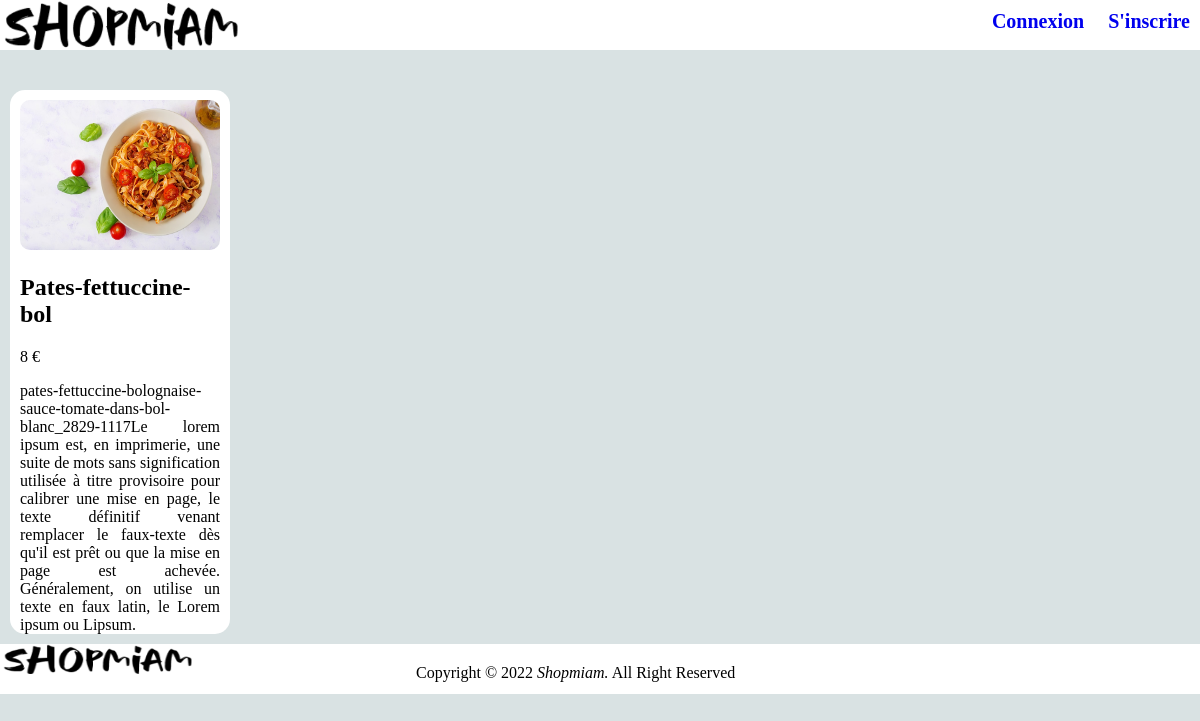
The page /data/pates-fettuccine-bol on the database its author committed.
### data/models.py (models this page shows, shortened)
class Annonces(models.Model):
    slug = models.CharField(max_length=20, unique=True, default='')
    titre = models.CharField(max_length=20)
    description = models.TextField()
    piece_jointe = models.ImageField()
    prix = models.PositiveIntegerField(default=0)
    date_pub = models.DateTimeField(auto_now_add=True)
    auteur = models.ForeignKey(get_user_model(), on_delete=models.PROTECT, default=2)

### data/views.py (the view, shortened to what this page needs)
# urls.py: path('<slug:slug_request>', details_annonce, name='details_name'),
def details_annonce(request, slug_request):  # Affiche detail de la ref + ajout dans le panier
    annonce = get_object_or_404(Annonces, slug=slug_request)
    user = request.user
    panier_client = Panier.objects.filter(client_id=user.id)
    if Panier.objects.filter(reference_id=annonce.id, client_id=user.id).exists():  # Vérifie si la référence est dans le panier du clients
        annonce_panier = Panier.objects.get(reference_id=annonce.id, client_id=user.id)
        return render(request, 'details_annonce.html', context={'annonce': annonce,
                                                                'choix_nombre_article': PanierForm(initial={"quantite": annonce_panier.quantite}),
                                                                'nombre_ref_panier': len(set(panier_client)),
                                                                'sous_total': Panier.montant_total_panier(user=request.user)})
    else:  # si la référence n'existe pas dans le panier on retourne un formulaire normale avc quantite egale 1 par defaut
        return render(request, 'details_annonce.html', context={'annonce': annonce,
                                                                'choix_nombre_article': PanierForm(),
                                                                'nombre_ref_panier': len(set(panier_client)),
                                                                'sous_total': Panier.montant_total_panier(user=request.user)})

### data/models.py (called while the page is built)
    @classmethod
    def montant_total_panier(cls, user):
        sous_total = 0
        for reference_panier in Panier.objects.filter(client_id=user.id):
            total_par_reference = float(reference_panier.quantite) * float(Annonces.objects.get(id=reference_panier.reference_id).prix)
            sous_total += total_par_reference  # somme des totaux par reference
        return sous_total

### templates/details_annonce.html (shortened to what this page needs)
{% extends 'base.html' %}
{% load static %}
{% block content %}
<header>
    <a href="{% url 'index_name' %}"><img class='logo' src="{% static 'shopmiam.png' %}" alt="logo"></a>
    <nav>
        <ul style="list-style:none;">
        {% if user.is_authenticated %}
            {% if user.statut == 'Vendeur' %}
            <li style="display:inline-block;"><a href="{% url 'mes_annonces_name' %}">Mes annonces</a></li>
            {% endif %}
            {% if user.statut == 'Acheteur' %}
            <li style="display:inline-block;"><a href="{% url 'mon_panier_name' %}">Mon panier</a></li>
            {% endif %}
            <li style="display:inline-block;"><a href="{% url 'logout' %}">Deconnexion</a></li>
        {% else %}
            <li style="display:inline-block;"><a href="{% url 'login' %}">Connexion</a></li>
            <li style="display:inline-block;"><a href="{% url 'inscription_name' %}">S'inscrire</a></li>
        {% endif %}
        </ul>
    </nav>
</header>
<main>
    <div class="details_annonce">
        <img  src="{{ annonce.piece_jointe.url }}" alt="image_de_l'annonce" >
        <h2 class="annonce">{{annonce.titre}}</h2>
        <p>{{annonce.prix}} <span> €</span></p>
        <p class="annonce">{{annonce.description}}</p>
    </div>
</main>
<footer class="details">
    <img class="footer_logo" src="{% static 'shopmiam.png' %}" alt="logo">
    <span class="footer">Copyright &copy 2022 <i>Shopmiam.</i> All Right Reserved</span>
</footer>
{% endblock  %}

### data/static/data/style.css (style rules this page uses)
body { background-color: #D9E2E3 ; margin: 0 ; padding: 0; min-height: 603px; }
header { background-color: white; height: 50px; margin-bottom: 20px; padding: 0%; position: sticky; top: 0%; }
nav { height: 50px; width: 500px; float: right; }
header a { text-decoration: none; font-size: 20px; font-weight: bold; }
header ul { margin-top: 10px; padding: 0; float: right; }
header li { margin-left: 10px; margin-right: 10px; }
p[class="annonce"] { margin: 0%; padding: 0%; height: auto; text-align: justify; }
img { max-width : 200px; min-width : 200px; height : 150px; border-radius: 10px; }
.logo { float: left; max-width: 300px; max-height:50px ; }
div[class="details_annonce"] { background-color: white; display: inline-block; width: 200px; height: auto; border-width: 5px; margin: 20px 10px 0px 10px; padding: 10px 10px 0px 10px; border-radius: 15px; }
main { min-height: 470px; }
footer { bottom: 0px; background-color: white; height: 50px; padding: 0; width: 100%; margin-bottom: 0%; margin-top:10px; }
.footer_logo { max-width: 170px; max-height: 30px; float: left; }
span[class="footer"] { position: relative; left: 18%; top:20px; }

### rows shown on the page
Annonces: piece_jointe (picture), titre "Pates-fettuccine-bol", prix "8", description "pates-fettuccine-bolognaise-sauce-tomate-dans-bol-blanc_2829-1117Le lorem ipsum est, en imprimerie, une suite de mots sans signification utilisée à titre provisoire pour calibrer une mise en page, le texte définitif venant remplacer le faux-texte dès qu'il est prêt ou que la mise en page est achevée. Généralement, on utilise un texte en faux latin, le Lorem ipsum ou Lipsum."
